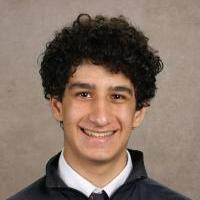
#> input picture ch7/aiden.jpg, 200 x 200 px
$ python color_histograms.py --image aiden.jpg
#> lines starting #> are read from the running program, lines starting #| are printed output that depends on the picture
from __future__ import print_function
from matplotlib import pyplot as plt
import numpy as np
import argparse
import cv2

ap = argparse.ArgumentParser()
ap.add_argument("-i", "--image", required = True, help = "Path to the image")
args = vars(ap.parse_args())

image = cv2.imread(args["image"])
#> image is the input picture: shape (200, 200, 3); mean B, G, R 101.2, 113.3, 132.4
cv2.imshow("Original", image)

chans = cv2.split(image)
colors = ("b", "g", "r")
plt.figure()
plt.title("’Flattened’ Color Histogram")
plt.xlabel("Bins")
plt.ylabel("# of Pixels")
for (chan, color) in zip(chans, colors):
    hist = cv2.calcHist([chan], [0], None, [256], [0, 256])
    plt.plot(hist, color = color)
    plt.xlim([0, 256])
    plt.show()
#> this loop made 3 passes
#> color on passes 1 to 3: 'b', 'g', 'r'
#> pass 1, `plt.show()`:
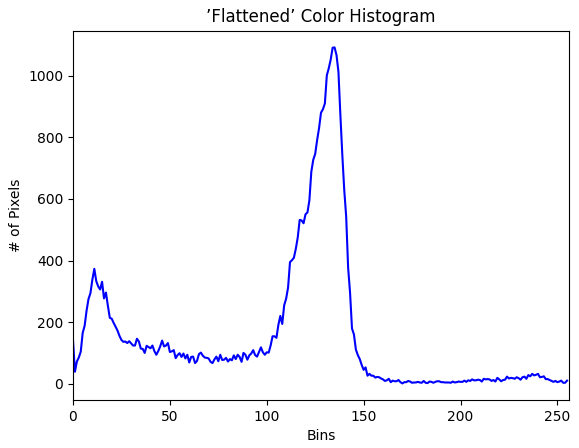
#> figure drawn by matplotlib, 1 panel; curve peaks at x = 135, y = 1092
#> pass 2, `plt.show()`:
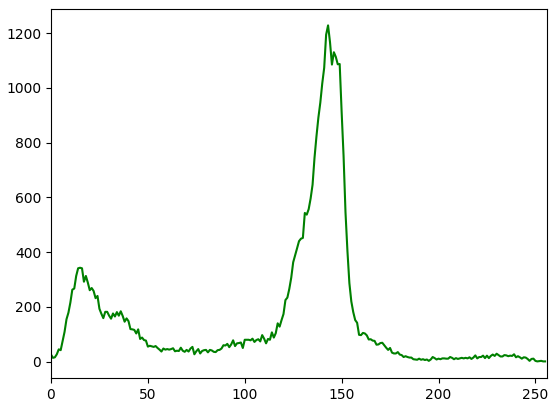
#> figure drawn by matplotlib, 1 panel; curve peaks at x = 143, y = 1228

cv2.waitKey(0)
